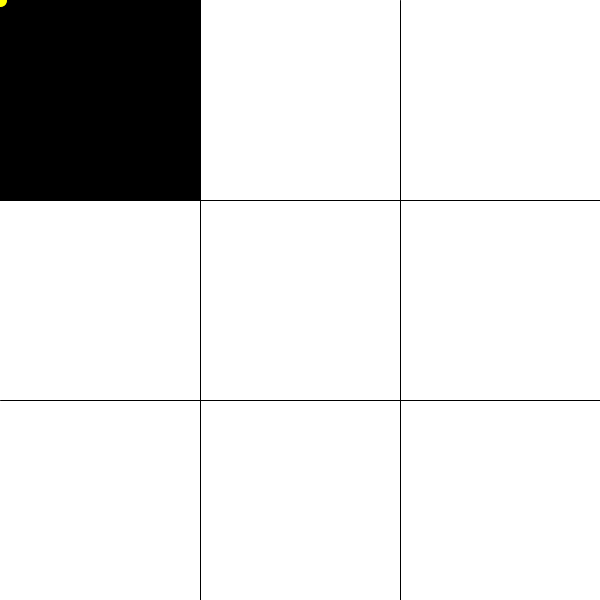
Frame 1 (no input)
Frame 60 (the mouse pressed at the canvas centre just before this capture): identical to frame 1, image omitted
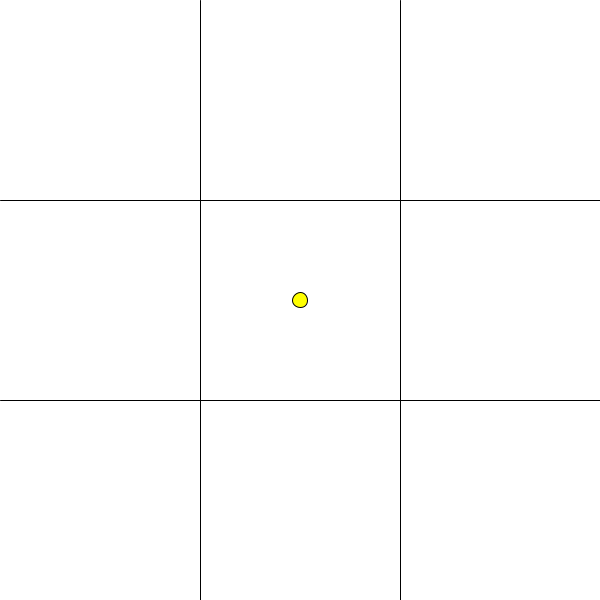
Frame 120 (the mouse held since frame 60 and released just before this capture)

The Processing sketch that drew these frames (run headless with seeded random() and noise(); from frame 60 on, the mouse is pressed at the canvas centre):

// Processing sketch: processing_133428
// ── processing_133428.pde

//copyright Irene Joung 2014
// ICE 8

/*
 Segment of window turns black when mouse is over it
 Yellow circle shows where mouse is
*/

float numSegments;  // number of rows and columns
float segmentSize;  // width and height of each block

void setup ( )
{
  size( 600, 600  );  //must be square
  numSegments = 3;
  segmentSize = width/numSegments;
}

void draw ( )
{
  drawGrid( );
  drawBlackBlock( );
  showMouse( );
}

void drawBlackBlock( )
{
  if (mouseX <= width/3 && mouseY <= height/3) 
  {
    fill( 0 );
    rect(0,0,segmentSize,segmentSize);
  }
  if (mouseX >= 2*width/3 && mouseY >= 2*height/3)
  {
    fill(0);
    rect(400,400,segmentSize,segmentSize);
  }
}

void drawGrid( )
{
  background( 255 );
    // horizontal lines;
  line( 0, segmentSize, width, segmentSize);        // top line
  line( 0, 2*segmentSize, width, 2*segmentSize );   // bottom line
    // vertical lines:
  line( segmentSize, 0, segmentSize, height );      // left line
  line( 2*segmentSize, 0, 2*segmentSize, height );  // right line  
}


void showMouse( )
{  fill( 255, 255, 0 );
   ellipse( mouseX, mouseY,15, 15 );
}
